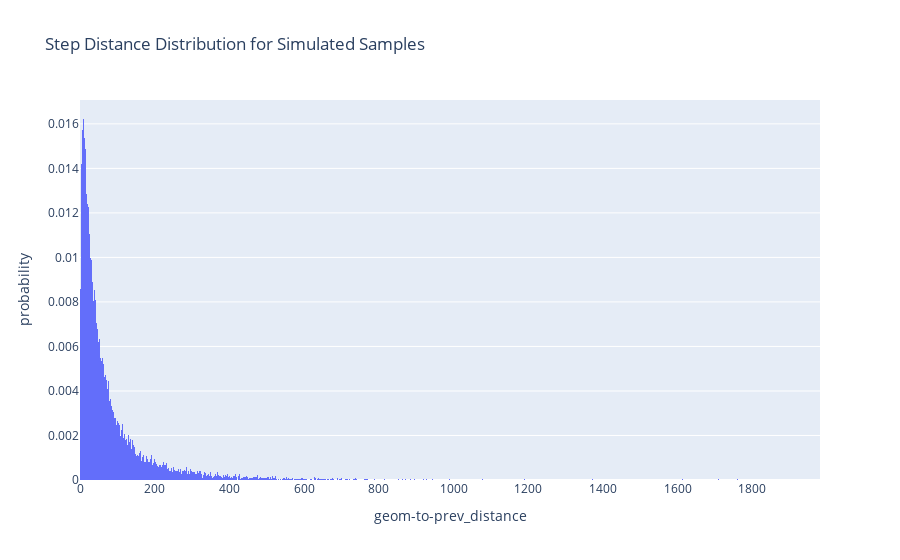

Notebook source saved alongside this figure:
### Code cell
filtered_data = gdf[gdf['geom-to-prev_distance'] < 2000]

fig = px.histogram(filtered_data, 
                   x="geom-to-prev_distance", 
                   nbins = 2000,
                   histnorm='probability',
                   title = 'Step Distance Distribution for Simulated Samples')

fig.show()

### Figure 1 — Plotly figure (JSON) as saved in the notebook; plotly's stock layout.template omitted (floating-point values rounded to 4 significant figures; data arrays with more than 128 entries replaced by an {"elided": "..."} marker saying what was removed)
{"data": [{"alignmentgroup": "True", "bingroup": "x", "histnorm": "probability", "hovertemplate": "geom-to-prev_distance=%{x}<br>probability=%{y}<extra></extra>", "legendgroup": "", "marker": {"color": "#636efa", "pattern": {"shape": ""}}, "name": "", "nbinsx": 2000, "offsetgroup": "", "orientation": "v", "showlegend": false, "type": "histogram", "x": {"elided": "49449 float values"}, "xaxis": "x", "yaxis": "y"}], "layout": {"autosize": true, "barmode": "relative", "legend": {"tracegroupgap": 0}, "title": {"text": "Step Distance Distribution for Simulated Samples"}, "xaxis": {"anchor": "y", "autorange": true, "domain": [0, 1], "range": [0, 1981], "title": {"text": "geom-to-prev_distance"}, "type": "linear"}, "yaxis": {"anchor": "x", "autorange": true, "domain": [0, 1], "range": [0, 0.01707], "title": {"text": "probability"}}}}
